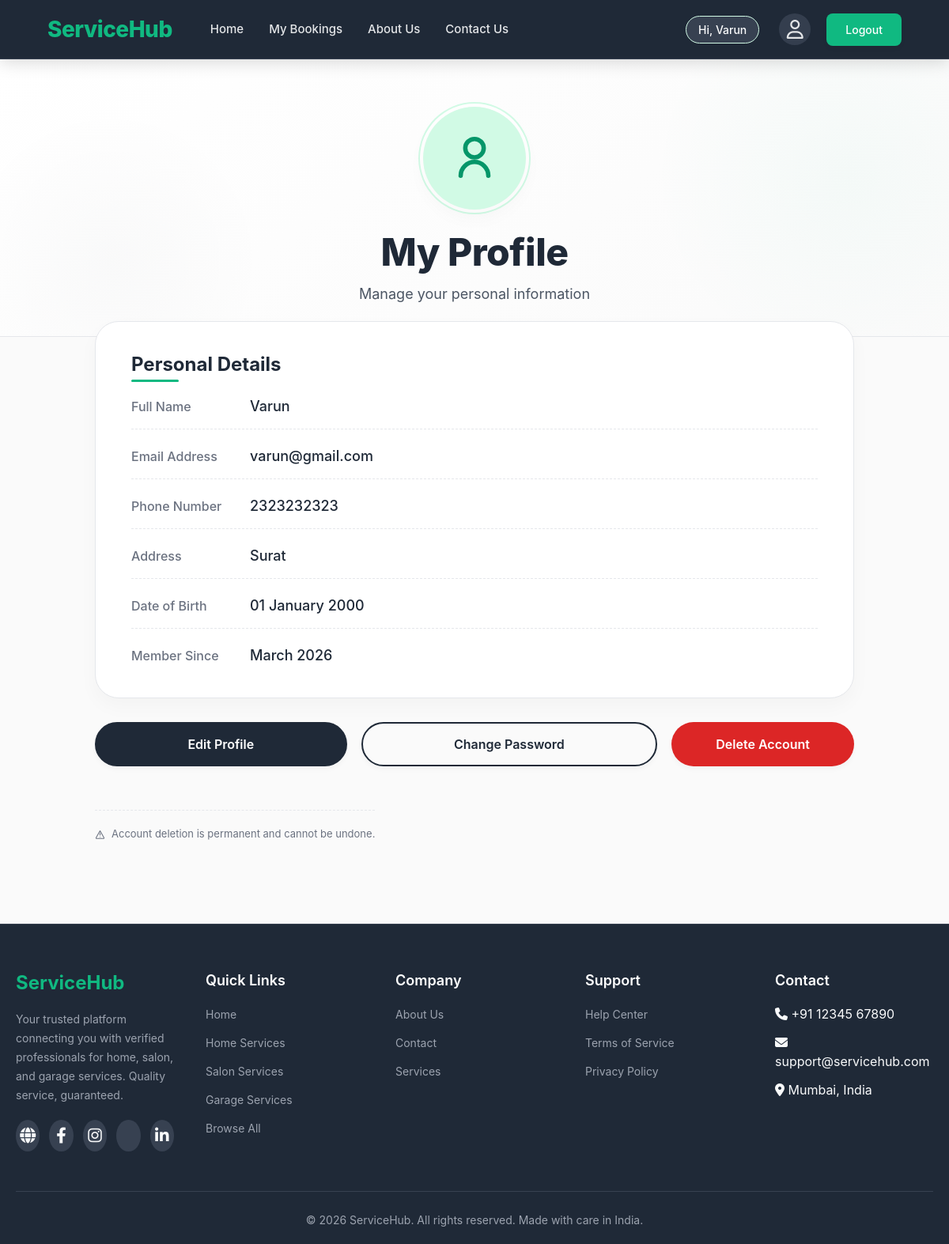
The page /my-profile.php (signed in) on the database its author committed.
### tables this page shows
CREATE TABLE `users` (
  `user_id` int(11) NOT NULL,
  `user_name` varchar(100) NOT NULL,
  `password` varchar(255) NOT NULL,
  `user_email_id` varchar(100) NOT NULL,
  `phone` varchar(20) DEFAULT NULL,
  `address` text DEFAULT NULL,
  `dob` date DEFAULT NULL,
  `role` enum('user','admin') NOT NULL DEFAULT 'user',
  `created_at` timestamp NOT NULL DEFAULT current_timestamp()
);

### my-profile.php (the view, shortened to what this page needs)
<?php
include 'db_conn.php';
$user_id = $_SESSION['user_id'];
$user_data = [];
$sql = "SELECT user_id, user_name, user_email_id, phone, address, dob, created_at FROM users WHERE user_id = ?";
$stmt = $conn->prepare($sql);
$stmt->bind_param("i", $user_id);
$stmt->execute();
$result = $stmt->get_result();
if ($result->num_rows === 1) {
    $user_data = $result->fetch_assoc();
} else {
    header("Location: login.php");
    exit();
}
$formatted_dob = !empty($user_data['dob']) ? date("d F Y", strtotime($user_data['dob'])) : '';
$formatted_member_since = !empty($user_data['created_at']) ? date("F Y", strtotime($user_data['created_at'])) : 'N/A';
include 'header.php';
?>
<div class="profile-hero">
    <div class="profile-hero-container">
        <div class="profile-avatar">
            <span aria-hidden="true">
                <svg class="icon-svg" viewBox="0 0 24 24"><path d="M18 20a6 6 0 0 0-12 0"></path><circle cx="12" cy="8" r="4"></circle></svg>
            </span>
        </div>
        <h1 class="profile-title">My Profile</h1>
        <p class="profile-subtitle">Manage your personal information</p>
    </div>
</div>
<div class="profile-content">
    <div class="profile-card">
        <h2 class="card-heading">Personal Details</h2>
        <div class="info-grid">
            <div class="info-row">
                <span class="info-label">Full Name</span>
                <span class="info-value"><?php echo htmlspecialchars($user_data['user_name']); ?></span>
            </div>
            <div class="info-row">
                <span class="info-label">Email Address</span>
                <span class="info-value"><?php echo htmlspecialchars($user_data['user_email_id']); ?></span>
            </div>
            <div class="info-row">
                <span class="info-label">Phone Number</span>
                <span class="info-value">
                    <?php if (!empty($user_data['phone'])): ?>
                        <?php echo htmlspecialchars($user_data['phone']); ?>
                    <?php else: ?>
                        <span class="missing-data">Not added yet</span>
                    <?php endif; ?>
                </span>
            </div>
            <div class="info-row">
                <span class="info-label">Address</span>
                <span class="info-value">
                    <?php if (!empty($user_data['address'])): ?>
                        <?php echo htmlspecialchars($user_data['address']); ?>
                    <?php else: ?>
                        <span class="missing-data">Not added yet</span>
                    <?php endif; ?>
                </span>
            </div>
            <div class="info-row">
                <span class="info-label">Date of Birth</span>
                <span class="info-value">
                    <?php if (!empty($user_data['dob'])): ?>
                        <?php echo $formatted_dob; ?>
                    <?php else: ?>
                        <span class="missing-data">Not added yet</span>
                    <?php endif; ?>
                </span>
            </div>
            <div class="info-row">
                <span class="info-label">Member Since</span>
                <span class="info-value"><?php echo $formatted_member_since; ?></span>
            </div>
        </div>
    </div>
    <div class="profile-actions">
        <a href="edit-profile.php" class="action-btn btn-edit">Edit Profile</a>
        <a href="change-password.php" class="action-btn btn-password">Change Password</a>
        <button onclick="confirmDelete()" class="action-btn btn-delete">Delete Account</button>
    </div>
    <p class="icon-inline" style="justify-content: center; color: var(--text-light); font-size: 13px; margin-top: 30px; border-top: 1px dashed var(--border-light); padding-top: 20px; align-items: center;">
        <svg class="icon-svg" viewBox="0 0 24 24" aria-hidden="true"><path d="M12 3 2.8 19a1.2 1.2 0 0 0 1 1.8h16.4a1.2 1.2 0 0 0 1-1.8L12 3Z"></path><path d="M12 9v4"></path><path d="M12 17h.01"></path></svg>
        <span>Account deletion is permanent and cannot be undone.</span>
    </p>
</div>
<?php include 'footer.php'; ?>

### my-profile.php (style rules this page uses)
.btn-delete { background: #DC2626; color: var(--white); border: none; border-radius: 50px; padding: 14px 32px; font-size: 16px; font-weight: 600; cursor: pointer; transition: all 0.3s ease; box-shadow: var(--shadow-md); flex: 1; }

### rows shown on the page
users: user_name "Varun", user_email "varun@gmail.com", phone "2323232323", address "Surat", dob "01 January 2000", created_at "March 2026"

### other values the page prints
$_SESSION['username'] "Varun"
